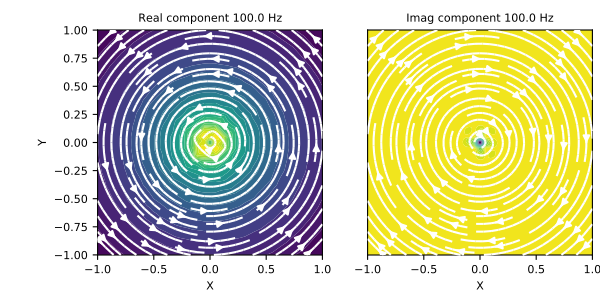

The script that drew this image:
# Here, we define an z-oriented electric dipole and plot the magnetic flux density
# on the xy-plane that intercepts z=0.

from geoana.em.fdem import ElectricDipoleWholeSpace
from geoana.utils import ndgrid
from geoana.plotting_utils import plot2Ddata
import numpy as np
import matplotlib.pyplot as plt

# Let us begin by defining the electric current dipole.

frequency = np.logspace(1, 3, 3)
location = np.r_[0., 0., 0.]
orientation = np.r_[0., 0., 1.]
current = 1.
sigma = 1.0
simulation = ElectricDipoleWholeSpace(
    frequency, location=location, orientation=orientation,
    current=current, sigma=sigma
)

# Now we create a set of gridded locations and compute the magnetic flux density.

xyz = ndgrid(np.linspace(-1, 1, 20), np.linspace(-1, 1, 20), np.array([0]))
B = simulation.magnetic_flux_density(xyz)

# Finally, we plot the real and imaginary components of the magnetic flux density.

f_ind = 1
fig = plt.figure(figsize=(6, 3))
ax1 = fig.add_axes([0.15, 0.15, 0.40, 0.75])
plot2Ddata(
    xyz[:, 0:2], np.real(B[f_ind, :, 0:2]), vec=True, ax=ax1, scale='log', ncontour=25
)
ax1.set_xlabel('X')
ax1.set_ylabel('Y')
ax1.autoscale(tight=True)
ax1.set_title('Real component {} Hz'.format(frequency[f_ind]))
ax2 = fig.add_axes([0.6, 0.15, 0.40, 0.75])
plot2Ddata(
    xyz[:, 0:2], np.imag(B[f_ind, :, 0:2]), vec=True, ax=ax2, scale='log', ncontour=25
)
ax2.set_xlabel('X')
ax2.set_yticks([])
ax2.autoscale(tight=True)
ax2.set_title('Imag component {} Hz'.format(frequency[f_ind]))
